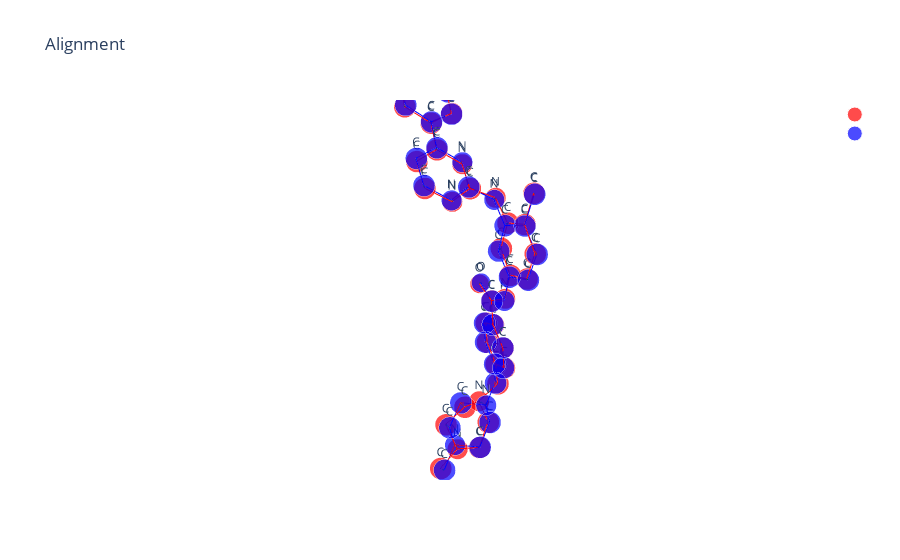

This figure's notebook cell:
### Code cell
# 4csv_imatinib
ligand = '4csv_imatinib'
df = pd.read_csv('./otmol_output/4csv_imatinib_results.csv')
data_path = "../Data/extra_bio_ligands"
i = 21
path1 = os.path.join(data_path, 'extra_bio_ligands_reference', f'{ligand}.pdb')
path2 = os.path.join(
    data_path, 
    'extra_bio_ligands_boltz_af3_generated_conformers', 
    f'boltz_results_{ligand}', 
    f'{ligand}_model_{str(i)}_chainB_pH74.pdb'
    )  
nameB = path2.split('/')[-1].split('.')[0]+'_otmol.pdb'
X_A, T_A, B_A = otm.tl.parse_pdb_file(path1)
X_B, T_B, B_B = otm.tl.parse_pdb_file(path2)
assignment = [int(x) for x in df['assignment'][i].strip('[]').split()]
P = otm.tl.permutation_to_matrix(assignment)
X_B_aligned, _, _ = otm.tl.kabsch(X_A, X_B, P) 
otm.tl.write_xyz_with_custom_labels(
    os.path.join('otmol_output', nameB), 
    X_B_aligned[assignment], 
    T_B[assignment],
    comment="aligned by OTMol")
print(otm.tl.root_mean_square_deviation(X_A, X_B_aligned[assignment]))
otm.pl.interactive_alignment_plot(X_A, X_B_aligned, T_A, T_B, B_A, B_B, assignment, '', '')

### Figure 1 — Plotly figure (JSON) as saved in the notebook; plotly's stock layout.template omitted (floating-point values rounded to 4 significant figures)
{"data": [{"marker": {"color": "red", "size": [15.2, 15.2, 15.2, 15.2, 14.2, 15.2, 15.2, 15.2, 15.2, 14.2, 15.2, 14.2, 14.2, 15.2, 15.2, 15.2, 15.2, 15.2, 15.2, 14.2, 15.2, 15.2, 15.2, 15.2, 15.2, 15.2, 15.2, 15.2, 14.2, 15.2, 15.2, 14.2, 15.2, 15.2, 15.2, 13.2, 15.2], "symbol": "circle"}, "mode": "markers+text", "name": "", "text": ["C", "C", "C", "C", "N", "C", "C", "C", "C", "N", "C", "N", "N", "C", "C", "C", "C", "C", "C", "N", "C", "C", "C", "C", "C", "C", "C", "C", "N", "C", "C", "N", "C", "C", "C", "O", "C"], "textposition": "top center", "type": "scatter3d", "x": [-21.68, -21.07, -21.83, -23.22, -23.8, -23.06, -21.19, -19.82, -19.33, -20.14, -21.45, -21.95, -22.43, -22.17, -21.68, -21.22, -21.17, -21.58, -22.07, -21.45, -21.73, -21.75, -21.24, -21.31, -21.87, -22.39, -22.34, -21.95, -20.77, -20.85, -19.54, -18.27, -17.23, -18.44, -19.45, -22.02, -21.76], "y": [2.567, 3.497, 4.438, 4.419, 3.486, 2.583, 5.482, 5.628, 6.653, 7.528, 7.382, 6.381, 8.101, 9.127, 10.41, 11.4, 11.18, 9.957, 8.93, 9.867, 8.822, 9.024, 10.16, 10.31, 9.316, 8.173, 8.045, 9.502, 9.144, 9.852, 10.38, 9.84, 9.551, 8.765, 9.236, 7.703, 10.64], "z": [7.269, 6.454, 5.751, 5.931, 6.732, 7.402, 4.881, 4.715, 3.906, 3.302, 3.484, 4.244, 2.954, 2.106, 2.673, 1.824, 0.458, -0.108, 0.726, -1.462, -2.275, -3.765, -4.361, -5.739, -6.539, -5.942, -4.557, -8.032, -8.87, -10.18, -10.81, -10.23, -11.24, -9.23, -8.213, -1.904, 4.162]}, {"marker": {"color": "blue", "size": [15.2, 15.2, 15.2, 15.2, 15.2, 15.2, 15.2, 14.2, 15.2, 14.2, 15.2, 15.2, 15.2, 14.2, 15.2, 15.2, 15.2, 15.2, 14.2, 15.2, 14.2, 15.2, 13.2, 15.2, 15.2, 15.2, 15.2, 15.2, 15.2, 15.2, 14.2, 15.2, 15.2, 14.2, 15.2, 15.2, 15.2], "symbol": "circle"}, "mode": "markers+text", "name": "", "text": ["C", "C", "C", "C", "C", "C", "C", "N", "C", "N", "C", "C", "C", "N", "C", "C", "C", "C", "N", "C", "N", "C", "O", "C", "C", "C", "C", "C", "C", "C", "N", "C", "C", "N", "C", "C", "C"], "textposition": "top center", "type": "scatter3d", "x": [-21.78, -21.66, -21.31, -21.2, -21.47, -21.83, -21.93, -22.33, -21.46, -20.14, -19.31, -19.82, -21.19, -22.01, -21.84, -21.1, -21.75, -23.12, -23.85, -23.22, -21.39, -21.76, -22.07, -21.77, -22.31, -22.36, -21.88, -21.35, -21.3, -21.94, -20.69, -19.66, -18.34, -18.5, -19.53, -20.86, -17.22], "y": [10.66, 10.43, 11.45, 11.23, 9.991, 8.966, 9.154, 8.108, 7.274, 7.48, 6.631, 5.61, 5.485, 6.324, 4.464, 3.527, 2.591, 2.589, 3.481, 4.407, 9.881, 8.813, 7.76, 8.971, 7.95, 8.065, 9.209, 10.22, 10.1, 9.334, 9.74, 8.73, 9.163, 9.42, 10.42, 9.975, 9.865], "z": [4.117, 2.62, 1.776, 0.4075, -0.1455, 0.6925, 2.072, 2.884, 3.53, 3.354, 4.038, 4.853, 4.979, 4.308, 5.814, 6.528, 7.295, 7.337, 6.661, 5.904, -1.549, -2.319, -1.829, -3.799, -4.598, -5.977, -6.6, -5.809, -4.424, -8.085, -8.665, -8.437, -9.042, -10.49, -10.72, -10.1, -11.06]}, {"line": {"color": "red", "width": 2}, "mode": "lines", "showlegend": false, "type": "scatter3d", "x": [-21.68, -21.07], "y": [2.567, 3.497], "z": [7.269, 6.454]}, {"line": {"color": "red", "width": 2}, "mode": "lines", "showlegend": false, "type": "scatter3d", "x": [-21.68, -23.06], "y": [2.567, 2.583], "z": [7.269, 7.402]}, {"line": {"color": "red", "width": 2}, "mode": "lines", "showlegend": false, "type": "scatter3d", "x": [-21.07, -21.83], "y": [3.497, 4.438], "z": [6.454, 5.751]}, {"line": {"color": "red", "width": 2}, "mode": "lines", "showlegend": false, "type": "scatter3d", "x": [-21.83, -23.22], "y": [4.438, 4.419], "z": [5.751, 5.931]}, {"line": {"color": "red", "width": 2}, "mode": "lines", "showlegend": false, "type": "scatter3d", "x": [-21.83, -21.19], "y": [4.438, 5.482], "z": [5.751, 4.881]}, {"line": {"color": "red", "width": 2}, "mode": "lines", "showlegend": false, "type": "scatter3d", "x": [-23.22, -23.8], "y": [4.419, 3.486], "z": [5.931, 6.732]}, {"line": {"color": "red", "width": 2}, "mode": "lines", "showlegend": false, "type": "scatter3d", "x": [-23.8, -23.06], "y": [3.486, 2.583], "z": [6.732, 7.402]}, {"line": {"color": "red", "width": 2}, "mode": "lines", "showlegend": false, "type": "scatter3d", "x": [-21.19, -19.82], "y": [5.482, 5.628], "z": [4.881, 4.715]}, {"line": {"color": "red", "width": 2}, "mode": "lines", "showlegend": false, "type": "scatter3d", "x": [-21.19, -21.95], "y": [5.482, 6.381], "z": [4.881, 4.244]}, {"line": {"color": "red", "width": 2}, "mode": "lines", "showlegend": false, "type": "scatter3d", "x": [-19.82, -19.33], "y": [5.628, 6.653], "z": [4.715, 3.906]}, {"line": {"color": "red", "width": 2}, "mode": "lines", "showlegend": false, "type": "scatter3d", "x": [-19.33, -20.14], "y": [6.653, 7.528], "z": [3.906, 3.302]}, {"line": {"color": "red", "width": 2}, "mode": "lines", "showlegend": false, "type": "scatter3d", "x": [-20.14, -21.45], "y": [7.528, 7.382], "z": [3.302, 3.484]}, {"line": {"color": "red", "width": 2}, "mode": "lines", "showlegend": false, "type": "scatter3d", "x": [-21.45, -21.95], "y": [7.382, 6.381], "z": [3.484, 4.244]}, {"line": {"color": "red", "width": 2}, "mode": "lines", "showlegend": false, "type": "scatter3d", "x": [-21.45, -22.43], "y": [7.382, 8.101], "z": [3.484, 2.954]}, {"line": {"color": "red", "width": 2}, "mode": "lines", "showlegend": false, "type": "scatter3d", "x": [-22.43, -22.17], "y": [8.101, 9.127], "z": [2.954, 2.106]}, {"line": {"color": "red", "width": 2}, "mode": "lines", "showlegend": false, "type": "scatter3d", "x": [-22.17, -21.68], "y": [9.127, 10.41], "z": [2.106, 2.673]}, {"line": {"color": "red", "width": 2}, "mode": "lines", "showlegend": false, "type": "scatter3d", "x": [-22.17, -22.07], "y": [9.127, 8.93], "z": [2.106, 0.726]}, {"line": {"color": "red", "width": 2}, "mode": "lines", "showlegend": false, "type": "scatter3d", "x": [-21.68, -21.22], "y": [10.41, 11.4], "z": [2.673, 1.824]}, {"line": {"color": "red", "width": 2}, "mode": "lines", "showlegend": false, "type": "scatter3d", "x": [-21.68, -21.76], "y": [10.41, 10.64], "z": [2.673, 4.162]}, {"line": {"color": "red", "width": 2}, "mode": "lines", "showlegend": false, "type": "scatter3d", "x": [-21.22, -21.17], "y": [11.4, 11.18], "z": [1.824, 0.458]}, {"line": {"color": "red", "width": 2}, "mode": "lines", "showlegend": false, "type": "scatter3d", "x": [-21.17, -21.58], "y": [11.18, 9.957], "z": [0.458, -0.108]}, {"line": {"color": "red", "width": 2}, "mode": "lines", "showlegend": false, "type": "scatter3d", "x": [-21.58, -22.07], "y": [9.957, 8.93], "z": [-0.108, 0.726]}, {"line": {"color": "red", "width": 2}, "mode": "lines", "showlegend": false, "type": "scatter3d", "x": [-21.58, -21.45], "y": [9.957, 9.867], "z": [-0.108, -1.462]}, {"line": {"color": "red", "width": 2}, "mode": "lines", "showlegend": false, "type": "scatter3d", "x": [-21.45, -21.73], "y": [9.867, 8.822], "z": [-1.462, -2.275]}, {"line": {"color": "red", "width": 2}, "mode": "lines", "showlegend": false, "type": "scatter3d", "x": [-21.73, -21.75], "y": [8.822, 9.024], "z": [-2.275, -3.765]}, {"line": {"color": "red", "width": 2}, "mode": "lines", "showlegend": false, "type": "scatter3d", "x": [-21.73, -22.02], "y": [8.822, 7.703], "z": [-2.275, -1.904]}, {"line": {"color": "red", "width": 2}, "mode": "lines", "showlegend": false, "type": "scatter3d", "x": [-21.75, -21.24], "y": [9.024, 10.16], "z": [-3.765, -4.361]}, {"line": {"color": "red", "width": 2}, "mode": "lines", "showlegend": false, "type": "scatter3d", "x": [-21.75, -22.34], "y": [9.024, 8.045], "z": [-3.765, -4.557]}, {"line": {"color": "red", "width": 2}, "mode": "lines", "showlegend": false, "type": "scatter3d", "x": [-21.24, -21.31], "y": [10.16, 10.31], "z": [-4.361, -5.739]}, {"line": {"color": "red", "width": 2}, "mode": "lines", "showlegend": false, "type": "scatter3d", "x": [-21.31, -21.87], "y": [10.31, 9.316], "z": [-5.739, -6.539]}, {"line": {"color": "red", "width": 2}, "mode": "lines", "showlegend": false, "type": "scatter3d", "x": [-21.87, -22.39], "y": [9.316, 8.173], "z": [-6.539, -5.942]}, {"line": {"color": "red", "width": 2}, "mode": "lines", "showlegend": false, "type": "scatter3d", "x": [-21.87, -21.95], "y": [9.316, 9.502], "z": [-6.539, -8.032]}, {"line": {"color": "red", "width": 2}, "mode": "lines", "showlegend": false, "type": "scatter3d", "x": [-22.39, -22.34], "y": [8.173, 8.045], "z": [-5.942, -4.557]}, {"line": {"color": "red", "width": 2}, "mode": "lines", "showlegend": false, "type": "scatter3d", "x": [-21.95, -20.77], "y": [9.502, 9.144], "z": [-8.032, -8.87]}, {"line": {"color": "red", "width": 2}, "mode": "lines", "showlegend": false, "type": "scatter3d", "x": [-20.77, -20.85], "y": [9.144, 9.852], "z": [-8.87, -10.18]}, {"line": {"color": "red", "width": 2}, "mode": "lines", "showlegend": false, "type": "scatter3d", "x": [-20.77, -19.45], "y": [9.144, 9.236], "z": [-8.87, -8.213]}, {"line": {"color": "red", "width": 2}, "mode": "lines", "showlegend": false, "type": "scatter3d", "x": [-20.85, -19.54], "y": [9.852, 10.38], "z": [-10.18, -10.81]}, {"line": {"color": "red", "width": 2}, "mode": "lines", "showlegend": false, "type": "scatter3d", "x": [-19.54, -18.27], "y": [10.38, 9.84], "z": [-10.81, -10.23]}, {"line": {"color": "red", "width": 2}, "mode": "lines", "showlegend": false, "type": "scatter3d", "x": [-18.27, -17.23], "y": [9.84, 9.551], "z": [-10.23, -11.24]}, {"line": {"color": "red", "width": 2}, "mode": "lines", "showlegend": false, "type": "scatter3d", "x": [-18.27, -18.44], "y": [9.84, 8.765], "z": [-10.23, -9.23]}, {"line": {"color": "red", "width": 2}, "mode": "lines", "showlegend": false, "type": "scatter3d", "x": [-18.44, -19.45], "y": [8.765, 9.236], "z": [-9.23, -8.213]}, {"line": {"color": "blue", "width": 2}, "mode": "lines", "showlegend": false, "type": "scatter3d", "x": [-21.78, -21.66], "y": [10.66, 10.43], "z": [4.117, 2.62]}, {"line": {"color": "blue", "width": 2}, "mode": "lines", "showlegend": false, "type": "scatter3d", "x": [-21.66, -21.31], "y": [10.43, 11.45], "z": [2.62, 1.776]}, {"line": {"color": "blue", "width": 2}, "mode": "lines", "showlegend": false, "type": "scatter3d", "x": [-21.66, -21.93], "y": [10.43, 9.154], "z": [2.62, 2.072]}, {"line": {"color": "blue", "width": 2}, "mode": "lines", "showlegend": false, "type": "scatter3d", "x": [-21.31, -21.2], "y": [11.45, 11.23], "z": [1.776, 0.4075]}, {"line": {"color": "blue", "width": 2}, "mode": "lines", "showlegend": false, "type": "scatter3d", "x": [-21.2, -21.47], "y": [11.23, 9.991], "z": [0.4075, -0.1455]}, {"line": {"color": "blue", "width": 2}, "mode": "lines", "showlegend": false, "type": "scatter3d", "x": [-21.47, -21.83], "y": [9.991, 8.966], "z": [-0.1455, 0.6925]}, {"line": {"color": "blue", "width": 2}, "mode": "lines", "showlegend": false, "type": "scatter3d", "x": [-21.47, -21.39], "y": [9.991, 9.881], "z": [-0.1455, -1.549]}, {"line": {"color": "blue", "width": 2}, "mode": "lines", "showlegend": false, "type": "scatter3d", "x": [-21.83, -21.93], "y": [8.966, 9.154], "z": [0.6925, 2.072]}, {"line": {"color": "blue", "width": 2}, "mode": "lines", "showlegend": false, "type": "scatter3d", "x": [-21.93, -22.33], "y": [9.154, 8.108], "z": [2.072, 2.884]}, {"line": {"color": "blue", "width": 2}, "mode": "lines", "showlegend": false, "type": "scatter3d", "x": [-22.33, -21.46], "y": [8.108, 7.274], "z": [2.884, 3.53]}, {"line": {"color": "blue", "width": 2}, "mode": "lines", "showlegend": false, "type": "scatter3d", "x": [-21.46, -20.14], "y": [7.274, 7.48], "z": [3.53, 3.354]}, {"line": {"color": "blue", "width": 2}, "mode": "lines", "showlegend": false, "type": "scatter3d", "x": [-21.46, -22.01], "y": [7.274, 6.324], "z": [3.53, 4.308]}, {"line": {"color": "blue", "width": 2}, "mode": "lines", "showlegend": false, "type": "scatter3d", "x": [-20.14, -19.31], "y": [7.48, 6.631], "z": [3.354, 4.038]}, {"line": {"color": "blue", "width": 2}, "mode": "lines", "showlegend": false, "type": "scatter3d", "x": [-19.31, -19.82], "y": [6.631, 5.61], "z": [4.038, 4.853]}, {"line": {"color": "blue", "width": 2}, "mode": "lines", "showlegend": false, "type": "scatter3d", "x": [-19.82, -21.19], "y": [5.61, 5.485], "z": [4.853, 4.979]}, {"line": {"color": "blue", "width": 2}, "mode": "lines", "showlegend": false, "type": "scatter3d", "x": [-21.19, -22.01], "y": [5.485, 6.324], "z": [4.979, 4.308]}, {"line": {"color": "blue", "width": 2}, "mode": "lines", "showlegend": false, "type": "scatter3d", "x": [-21.19, -21.84], "y": [5.485, 4.464], "z": [4.979, 5.814]}, {"line": {"color": "blue", "width": 2}, "mode": "lines", "showlegend": false, "type": "scatter3d", "x": [-21.84, -21.1], "y": [4.464, 3.527], "z": [5.814, 6.528]}, {"line": {"color": "blue", "width": 2}, "mode": "lines", "showlegend": false, "type": "scatter3d", "x": [-21.84, -23.22], "y": [4.464, 4.407], "z": [5.814, 5.904]}, {"line": {"color": "blue", "width": 2}, "mode": "lines", "showlegend": false, "type": "scatter3d", "x": [-21.1, -21.75], "y": [3.527, 2.591], "z": [6.528, 7.295]}, {"line": {"color": "blue", "width": 2}, "mode": "lines", "showlegend": false, "type": "scatter3d", "x": [-21.75, -23.12], "y": [2.591, 2.589], "z": [7.295, 7.337]}, {"line": {"color": "blue", "width": 2}, "mode": "lines", "showlegend": false, "type": "scatter3d", "x": [-23.12, -23.85], "y": [2.589, 3.481], "z": [7.337, 6.661]}, {"line": {"color": "blue", "width": 2}, "mode": "lines", "showlegend": false, "type": "scatter3d", "x": [-23.85, -23.22], "y": [3.481, 4.407], "z": [6.661, 5.904]}, {"line": {"color": "blue", "width": 2}, "mode": "lines", "showlegend": false, "type": "scatter3d", "x": [-21.39, -21.76], "y": [9.881, 8.813], "z": [-1.549, -2.319]}, {"line": {"color": "blue", "width": 2}, "mode": "lines", "showlegend": false, "type": "scatter3d", "x": [-21.76, -22.07], "y": [8.813, 7.76], "z": [-2.319, -1.829]}, {"line": {"color": "blue", "width": 2}, "mode": "lines", "showlegend": false, "type": "scatter3d", "x": [-21.76, -21.77], "y": [8.813, 8.971], "z": [-2.319, -3.799]}, {"line": {"color": "blue", "width": 2}, "mode": "lines", "showlegend": false, "type": "scatter3d", "x": [-21.77, -22.31], "y": [8.971, 7.95], "z": [-3.799, -4.598]}, {"line": {"color": "blue", "width": 2}, "mode": "lines", "showlegend": false, "type": "scatter3d", "x": [-21.77, -21.3], "y": [8.971, 10.1], "z": [-3.799, -4.424]}, {"line": {"color": "blue", "width": 2}, "mode": "lines", "showlegend": false, "type": "scatter3d", "x": [-22.31, -22.36], "y": [7.95, 8.065], "z": [-4.598, -5.977]}, {"line": {"color": "blue", "width": 2}, "mode": "lines", "showlegend": false, "type": "scatter3d", "x": [-22.36, -21.88], "y": [8.065, 9.209], "z": [-5.977, -6.6]}, {"line": {"color": "blue", "width": 2}, "mode": "lines", "showlegend": false, "type": "scatter3d", "x": [-21.88, -21.35], "y": [9.209, 10.22], "z": [-6.6, -5.809]}, {"line": {"color": "blue", "width": 2}, "mode": "lines", "showlegend": false, "type": "scatter3d", "x": [-21.88, -21.94], "y": [9.209, 9.334], "z": [-6.6, -8.085]}, {"line": {"color": "blue", "width": 2}, "mode": "lines", "showlegend": false, "type": "scatter3d", "x": [-21.35, -21.3], "y": [10.22, 10.1], "z": [-5.809, -4.424]}, {"line": {"color": "blue", "width": 2}, "mode": "lines", "showlegend": false, "type": "scatter3d", "x": [-21.94, -20.69], "y": [9.334, 9.74], "z": [-8.085, -8.665]}, {"line": {"color": "blue", "width": 2}, "mode": "lines", "showlegend": false, "type": "scatter3d", "x": [-20.69, -19.66], "y": [9.74, 8.73], "z": [-8.665, -8.437]}, {"line": {"color": "blue", "width": 2}, "mode": "lines", "showlegend": false, "type": "scatter3d", "x": [-20.69, -20.86], "y": [9.74, 9.975], "z": [-8.665, -10.1]}, {"line": {"color": "blue", "width": 2}, "mode": "lines", "showlegend": false, "type": "scatter3d", "x": [-19.66, -18.34], "y": [8.73, 9.163], "z": [-8.437, -9.042]}, {"line": {"color": "blue", "width": 2}, "mode": "lines", "showlegend": false, "type": "scatter3d", "x": [-18.34, -18.5], "y": [9.163, 9.42], "z": [-9.042, -10.49]}, {"line": {"color": "blue", "width": 2}, "mode": "lines", "showlegend": false, "type": "scatter3d", "x": [-18.5, -19.53], "y": [9.42, 10.42], "z": [-10.49, -10.72]}, {"line": {"color": "blue", "width": 2}, "mode": "lines", "showlegend": false, "type": "scatter3d", "x": [-18.5, -17.22], "y": [9.42, 9.865], "z": [-10.49, -11.06]}, {"line": {"color": "blue", "width": 2}, "mode": "lines", "showlegend": false, "type": "scatter3d", "x": [-19.53, -20.86], "y": [10.42, 9.975], "z": [-10.72, -10.1]}, {"line": {"color": "green", "dash": "longdash", "width": 3}, "mode": "lines", "showlegend": false, "type": "scatter3d", "x": [-21.68, -21.75], "y": [2.567, 2.591], "z": [7.269, 7.295]}, {"line": {"color": "green", "dash": "longdash", "width": 3}, "mode": "lines", "showlegend": false, "type": "scatter3d", "x": [-21.07, -21.1], "y": [3.497, 3.527], "z": [6.454, 6.528]}, {"line": {"color": "green", "dash": "longdash", "width": 3}, "mode": "lines", "showlegend": false, "type": "scatter3d", "x": [-21.83, -21.84], "y": [4.438, 4.464], "z": [5.751, 5.814]}, {"line": {"color": "green", "dash": "longdash", "width": 3}, "mode": "lines", "showlegend": false, "type": "scatter3d", "x": [-23.22, -23.22], "y": [4.419, 4.407], "z": [5.931, 5.904]}, {"line": {"color": "green", "dash": "longdash", "width": 3}, "mode": "lines", "showlegend": false, "type": "scatter3d", "x": [-23.8, -23.85], "y": [3.486, 3.481], "z": [6.732, 6.661]}, {"line": {"color": "green", "dash": "longdash", "width": 3}, "mode": "lines", "showlegend": false, "type": "scatter3d", "x": [-23.06, -23.12], "y": [2.583, 2.589], "z": [7.402, 7.337]}, {"line": {"color": "green", "dash": "longdash", "width": 3}, "mode": "lines", "showlegend": false, "type": "scatter3d", "x": [-21.19, -21.19], "y": [5.482, 5.485], "z": [4.881, 4.979]}, {"line": {"color": "green", "dash": "longdash", "width": 3}, "mode": "lines", "showlegend": false, "type": "scatter3d", "x": [-19.82, -19.82], "y": [5.628, 5.61], "z": [4.715, 4.853]}, {"line": {"color": "green", "dash": "longdash", "width": 3}, "mode": "lines", "showlegend": false, "type": "scatter3d", "x": [-19.33, -19.31], "y": [6.653, 6.631], "z": [3.906, 4.038]}, {"line": {"color": "green", "dash": "longdash", "width": 3}, "mode": "lines", "showlegend": false, "type": "scatter3d", "x": [-20.14, -20.14], "y": [7.528, 7.48], "z": [3.302, 3.354]}, {"line": {"color": "green", "dash": "longdash", "width": 3}, "mode": "lines", "showlegend": false, "type": "scatter3d", "x": [-21.45, -21.46], "y": [7.382, 7.274], "z": [3.484, 3.53]}, {"line": {"color": "green", "dash": "longdash", "width": 3}, "mode": "lines", "showlegend": false, "type": "scatter3d", "x": [-21.95, -22.01], "y": [6.381, 6.324], "z": [4.244, 4.308]}, {"line": {"color": "green", "dash": "longdash", "width": 3}, "mode": "lines", "showlegend": false, "type": "scatter3d", "x": [-22.43, -22.33], "y": [8.101, 8.108], "z": [2.954, 2.884]}, {"line": {"color": "green", "dash": "longdash", "width": 3}, "mode": "lines", "showlegend": false, "type": "scatter3d", "x": [-22.17, -21.93], "y": [9.127, 9.154], "z": [2.106, 2.072]}, {"line": {"color": "green", "dash": "longdash", "width": 3}, "mode": "lines", "showlegend": false, "type": "scatter3d", "x": [-21.68, -21.66], "y": [10.41, 10.43], "z": [2.673, 2.62]}, {"line": {"color": "green", "dash": "longdash", "width": 3}, "mode": "lines", "showlegend": false, "type": "scatter3d", "x": [-21.22, -21.31], "y": [11.4, 11.45], "z": [1.824, 1.776]}, {"line": {"color": "green", "dash": "longdash", "width": 3}, "mode": "lines", "showlegend": false, "type": "scatter3d", "x": [-21.17, -21.2], "y": [11.18, 11.23], "z": [0.458, 0.4075]}, {"line": {"color": "green", "dash": "longdash", "width": 3}, "mode": "lines", "showlegend": false, "type": "scatter3d", "x": [-21.58, -21.47], "y": [9.957, 9.991], "z": [-0.108, -0.1455]}, {"line": {"color": "green", "dash": "longdash", "width": 3}, "mode": "lines", "showlegend": false, "type": "scatter3d", "x": [-22.07, -21.83], "y": [8.93, 8.966], "z": [0.726, 0.6925]}, {"line": {"color": "green", "dash": "longdash", "width": 3}, "mode": "lines", "showlegend": false, "type": "scatter3d", "x": [-21.45, -21.39], "y": [9.867, 9.881], "z": [-1.462, -1.549]}, {"line": {"color": "green", "dash": "longdash", "width": 3}, "mode": "lines", "showlegend": false, "type": "scatter3d", "x": [-21.73, -21.76], "y": [8.822, 8.813], "z": [-2.275, -2.319]}, {"line": {"color": "green", "dash": "longdash", "width": 3}, "mode": "lines", "showlegend": false, "type": "scatter3d", "x": [-21.75, -21.77], "y": [9.024, 8.971], "z": [-3.765, -3.799]}, {"line": {"color": "green", "dash": "longdash", "width": 3}, "mode": "lines", "showlegend": false, "type": "scatter3d", "x": [-21.24, -21.3], "y": [10.16, 10.1], "z": [-4.361, -4.424]}, {"line": {"color": "green", "dash": "longdash", "width": 3}, "mode": "lines", "showlegend": false, "type": "scatter3d", "x": [-21.31, -21.35], "y": [10.31, 10.22], "z": [-5.739, -5.809]}, {"line": {"color": "green", "dash": "longdash", "width": 3}, "mode": "lines", "showlegend": false, "type": "scatter3d", "x": [-21.87, -21.88], "y": [9.316, 9.209], "z": [-6.539, -6.6]}, {"line": {"color": "green", "dash": "longdash", "width": 3}, "mode": "lines", "showlegend": false, "type": "scatter3d", "x": [-22.39, -22.36], "y": [8.173, 8.065], "z": [-5.942, -5.977]}, {"line": {"color": "green", "dash": "longdash", "width": 3}, "mode": "lines", "showlegend": false, "type": "scatter3d", "x": [-22.34, -22.31], "y": [8.045, 7.95], "z": [-4.557, -4.598]}, {"line": {"color": "green", "dash": "longdash", "width": 3}, "mode": "lines", "showlegend": false, "type": "scatter3d", "x": [-21.95, -21.94], "y": [9.502, 9.334], "z": [-8.032, -8.085]}, {"line": {"color": "green", "dash": "longdash", "width": 3}, "mode": "lines", "showlegend": false, "type": "scatter3d", "x": [-20.77, -20.69], "y": [9.144, 9.74], "z": [-8.87, -8.665]}, {"line": {"color": "green", "dash": "longdash", "width": 3}, "mode": "lines", "showlegend": false, "type": "scatter3d", "x": [-20.85, -20.86], "y": [9.852, 9.975], "z": [-10.18, -10.1]}, {"line": {"color": "green", "dash": "longdash", "width": 3}, "mode": "lines", "showlegend": false, "type": "scatter3d", "x": [-19.54, -19.53], "y": [10.38, 10.42], "z": [-10.81, -10.72]}, {"line": {"color": "green", "dash": "longdash", "width": 3}, "mode": "lines", "showlegend": false, "type": "scatter3d", "x": [-18.27, -18.5], "y": [9.84, 9.42], "z": [-10.23, -10.49]}, {"line": {"color": "green", "dash": "longdash", "width": 3}, "mode": "lines", "showlegend": false, "type": "scatter3d", "x": [-17.23, -17.22], "y": [9.551, 9.865], "z": [-11.24, -11.06]}, {"line": {"color": "green", "dash": "longdash", "width": 3}, "mode": "lines", "showlegend": false, "type": "scatter3d", "x": [-18.44, -18.34], "y": [8.765, 9.163], "z": [-9.23, -9.042]}, {"line": {"color": "green", "dash": "longdash", "width": 3}, "mode": "lines", "showlegend": false, "type": "scatter3d", "x": [-19.45, -19.66], "y": [9.236, 8.73], "z": [-8.213, -8.437]}, {"line": {"color": "green", "dash": "longdash", "width": 3}, "mode": "lines", "showlegend": false, "type": "scatter3d", "x": [-22.02, -22.07], "y": [7.703, 7.76], "z": [-1.904, -1.829]}, {"line": {"color": "green", "dash": "longdash", "width": 3}, "mode": "lines", "showlegend": false, "type": "scatter3d", "x": [-21.76, -21.78], "y": [10.64, 10.66], "z": [4.162, 4.117]}], "layout": {"scene": {"aspectmode": "data", "xaxis": {"title": {"text": "X"}, "visible": false}, "yaxis": {"title": {"text": "Y"}, "visible": false}, "zaxis": {"title": {"text": "Z"}, "visible": false}}, "showlegend": true, "title": {"text": "  Alignment"}}}
